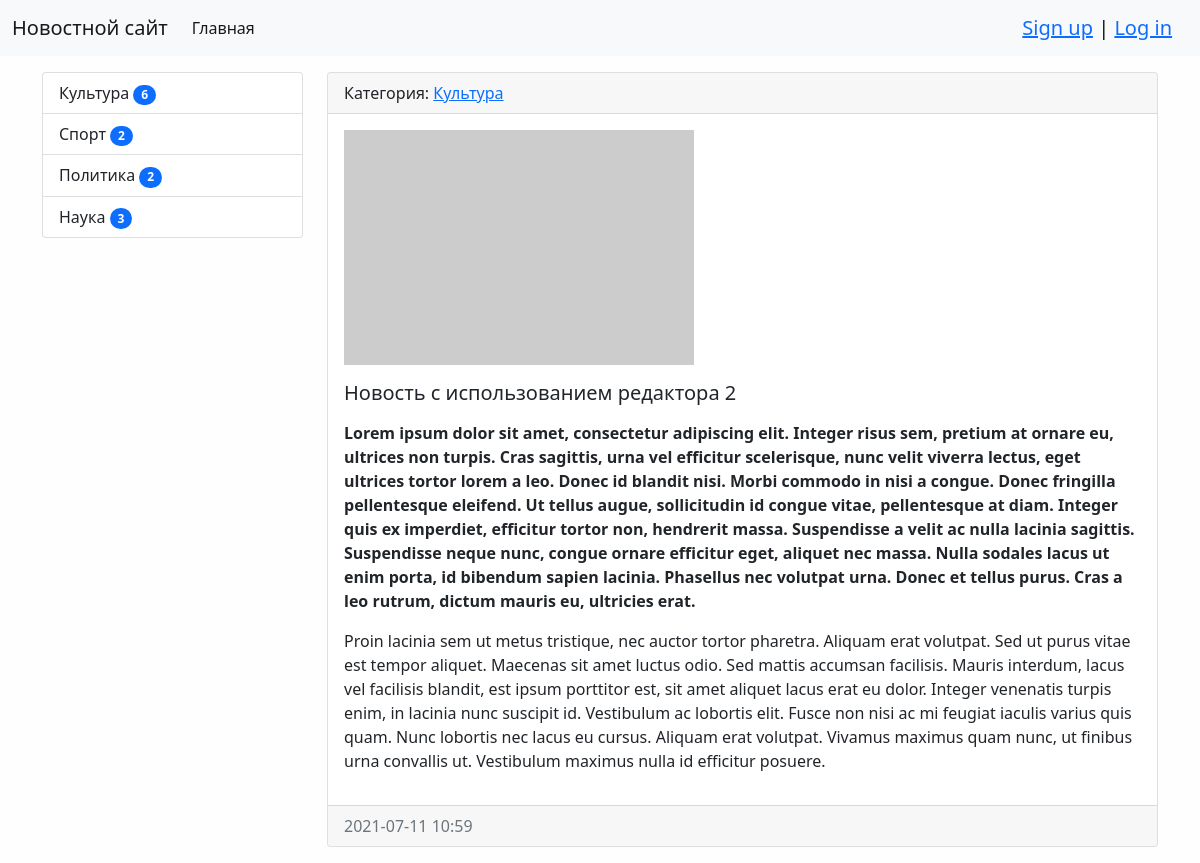
The page /news/19/ on the database as committed earlier.
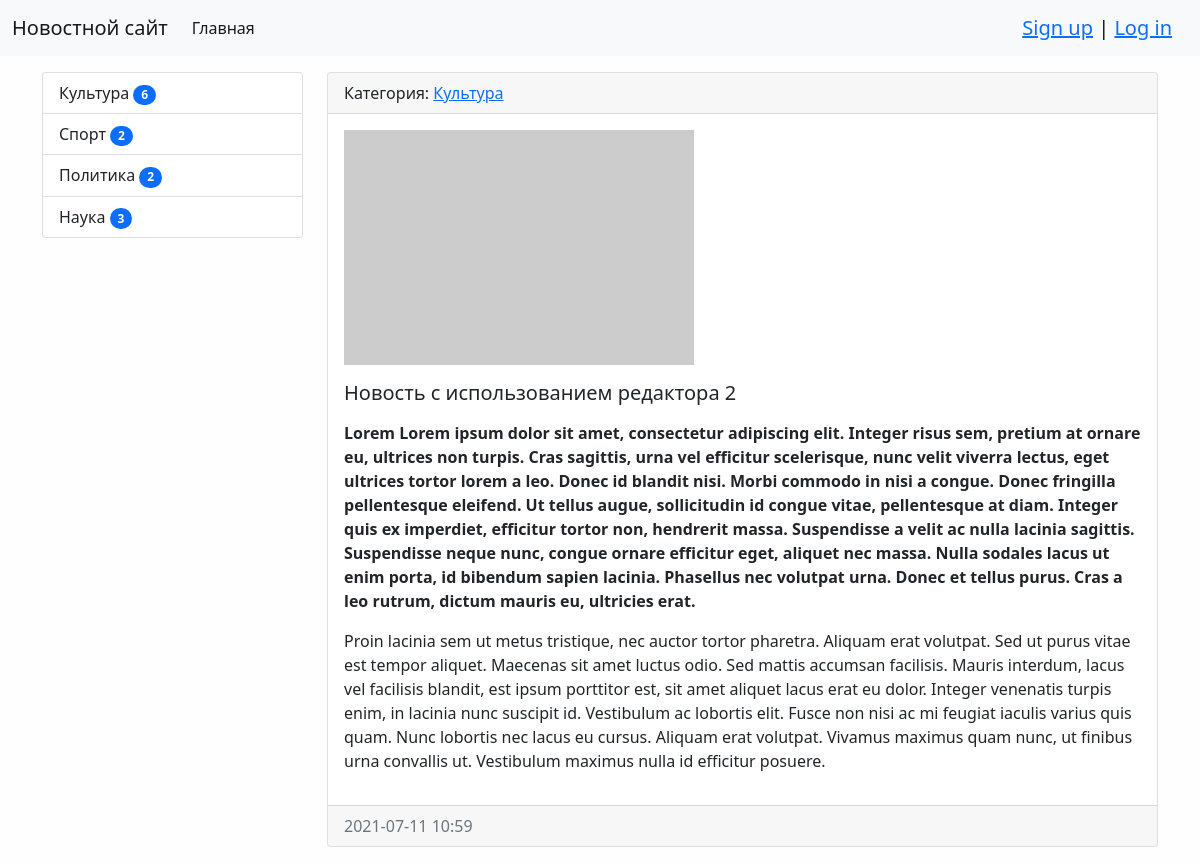
The same page on the database as committed later.
### news/models.py (models this page shows, shortened)
class News(models.Model):
    title = models.CharField(max_length=150, verbose_name='Название')
    content = models.TextField(verbose_name='Содержание')
    creation_date = models.DateTimeField(auto_now_add=True, verbose_name='Создано')
    update_date = models.DateTimeField(auto_now=True, verbose_name='Обновлено')
    photo = models.ImageField(upload_to='photos/%Y/%m/%d/', verbose_name='Фото', blank=True)
    is_published = models.BooleanField(default=True, verbose_name='Опубликовано')
    views = models.IntegerField(default=0)
    category = models.ForeignKey('Category', on_delete=models.PROTECT, verbose_name='Категория')
    class Meta:
        verbose_name = 'Новость'
        verbose_name_plural = 'Новости'
        ordering = ['-creation_date', 'title']

class Category(models.Model):
    title = models.CharField(max_length=150, verbose_name='Наименование', db_index=True)
    class Meta:
        verbose_name = 'Категория'
        verbose_name_plural = 'Категории'
        ordering = ['title']
    def __str__(self):
        return self.title
    def get_absolute_url(self):
        return reverse('index', kwargs={'category_id': self.pk})

### news/views.py (the view)
# urls.py: path('news/<int:pk>/', NewsOne.as_view(), name='news_one'),  # Можно через <int:pk> и <int:id>, лучше pk
class NewsOne(DetailView):
    model = News
    template_name = 'news/news_one.html'
    context_object_name = 'news_item'

### news/templatetags/news_tags.py (called while the page is built)
@register.simple_tag()
def get_categories():
    return Category.objects.annotate(amount=Count('news', filter=F('news__is_published'))).filter(amount__gt=0)

### news/templates/news/news_one.html (shortened to what this page needs)
{% extends 'base.html' %}
{% block sidebar %}
    {% include 'inc/_sidebar.html' %}
{% endblock sidebar %}
{% block content %}
      <div class="card mb-3">
          <div class="card-header">
              Категория: <a href="{{ news_item.category.get_absolute_url }}" >{{ news_item.category }}</a>
          </div>
          <div class="card-body">
              <div class="media">
                  {% if item.photo %}
                  <img class="mb-3" src="{{ news_item.photo.url }}" alt="" width="350">
                  {% else %}
                  <img class="mb-3" src="https://picsum.photos/350/235/?blur=2" alt="">
                  {% endif %}
              </div>
              <div class="media-body">
                  <h5 class="card-title">{{ news_item.title }}</h5>
                  {% autoescape off %}
                  <p class="card-text">{{ news_item.content}}</p>
                  {% endautoescape %}
              </div>
          </div>
          <div class="card-footer text-muted">
              {{ news_item.creation_date | date:"Y-m-d H:i" }}
          </div>
      </div>
{% endblock content %}

Rows that differ between the two databases and show on the page:
changed News "Новость с использованием редактора 2": content "Lorem ipsum dolor sit amet,…" → "Lorem Lorem ipsum dolor sit amet,…"
